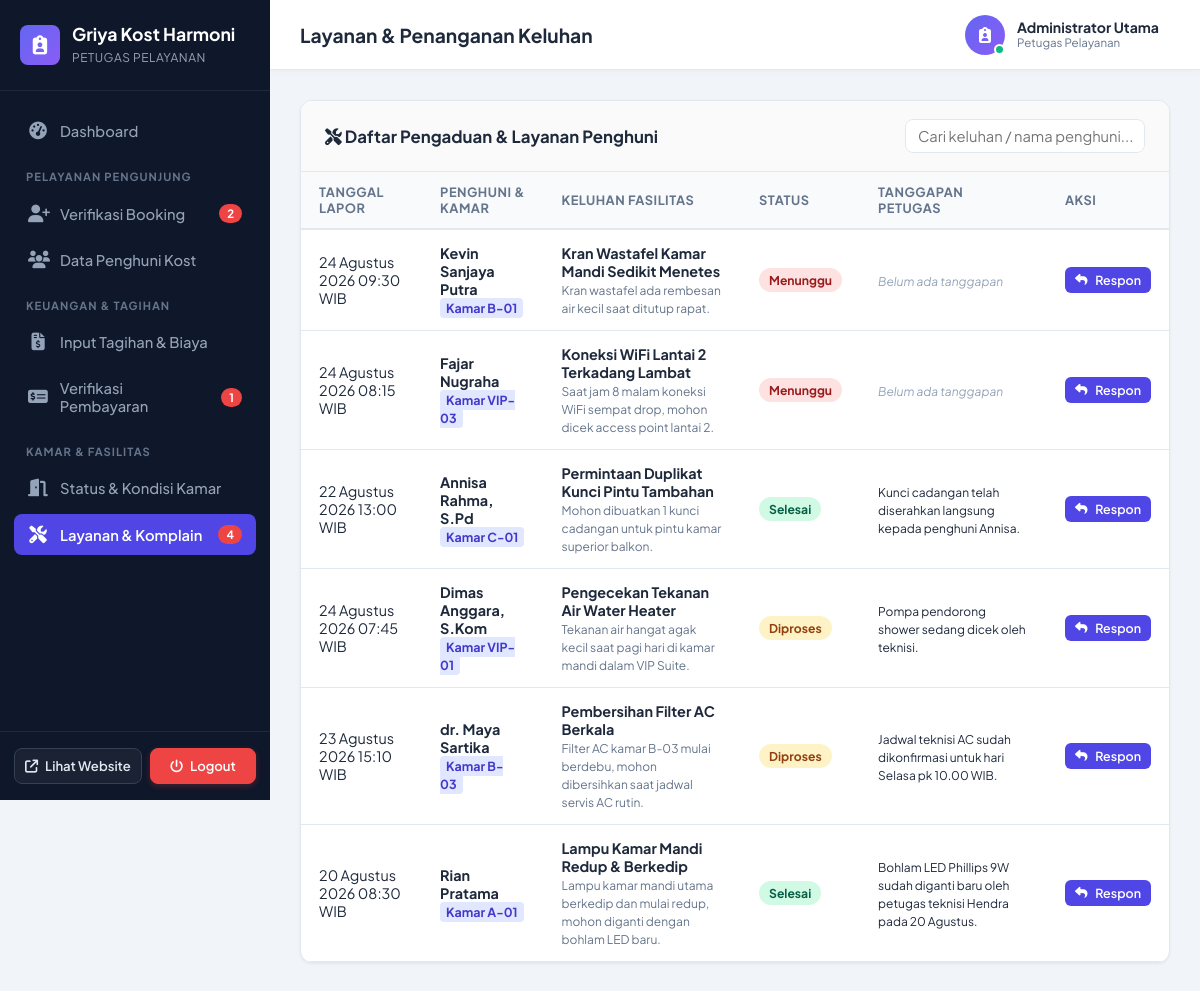
The page /petugas/layanan_komplain.php (signed in) on the database its author committed.
### tables this page shows
CREATE TABLE `tbl_pengaturan` (
  `id` int(11) NOT NULL AUTO_INCREMENT,
  `nama_kost` varchar(100) NOT NULL DEFAULT 'Griya Kost Harmoni',
  `slogan` varchar(255) DEFAULT 'Hunian Modern, Bersih, Nyaman, Aman, dan Strategis',
  `logo` varchar(255) DEFAULT 'logo.png',
  `banner` varchar(255) DEFAULT 'banner.jpg',
  `deskripsi` text DEFAULT NULL,
  `alamat` text DEFAULT NULL,
  `kota` varchar(100) DEFAULT 'Jakarta Selatan',
  `no_telepon` varchar(20) DEFAULT '021-88997766',
  `no_wa` varchar(20) DEFAULT '081234567890',
  `email` varchar(100) DEFAULT 'kontak@griyakostharmoni.com',
  `nama_bank` varchar(50) DEFAULT 'Bank BCA',
  `no_rekening` varchar(50) DEFAULT '8830129841',
  `atas_nama` varchar(100) DEFAULT 'Griya Kost Harmoni',
  `qris_image` varchar(255) DEFAULT NULL,
  `updated_at` timestamp NOT NULL DEFAULT CURRENT_TIMESTAMP ON UPDATE CURRENT_TIMESTAMP,
  PRIMARY KEY (`id`)
);

CREATE TABLE `tbl_users` (
  `id_user` int(11) NOT NULL AUTO_INCREMENT,
  `username` varchar(50) NOT NULL UNIQUE,
  `password` varchar(255) NOT NULL,
  `nama_lengkap` varchar(100) NOT NULL,
  `email` varchar(100) NOT NULL UNIQUE,
  `no_hp` varchar(20) NOT NULL,
  `role` enum('admin','petugas','pengunjung') NOT NULL DEFAULT 'pengunjung',
  `foto` varchar(255) DEFAULT 'default_user.png',
  `alamat_asal` text DEFAULT NULL,
  `pekerjaan` varchar(100) DEFAULT 'Mahasiswa / Karyawan',
  `no_ktp` varchar(30) DEFAULT NULL,
  `status_aktif` enum('aktif','nonaktif') NOT NULL DEFAULT 'aktif',
  `created_at` timestamp NOT NULL DEFAULT CURRENT_TIMESTAMP,
  PRIMARY KEY (`id_user`)
);

CREATE TABLE `tbl_pengaduan_layanan` (
  `id_pengaduan` int(11) NOT NULL AUTO_INCREMENT,
  `id_user` int(11) NOT NULL,
  `id_kamar` int(11) NOT NULL,
  `judul_keluhan` varchar(150) NOT NULL,
  `deskripsi` text NOT NULL,
  `foto_bukti` varchar(255) DEFAULT NULL,
  `status` enum('menunggu','diproses','selesai','ditolak') NOT NULL DEFAULT 'menunggu',
  `respon_petugas` text DEFAULT NULL,
  `tgl_lapor` timestamp NOT NULL DEFAULT CURRENT_TIMESTAMP,
  `tgl_selesai` datetime DEFAULT NULL,
  PRIMARY KEY (`id_pengaduan`),
  KEY `fk_pengaduan_user` (`id_user`),
  KEY `fk_pengaduan_kamar` (`id_kamar`),
  CONSTRAINT `fk_pengaduan_user` FOREIGN KEY (`id_user`) REFERENCES `tbl_users` (`id_user`) ON DELETE CASCADE,
  CONSTRAINT `fk_pengaduan_kamar` FOREIGN KEY (`id_kamar`) REFERENCES `tbl_kamar` (`id_kamar`) ON DELETE CASCADE
);

CREATE TABLE `tbl_kamar` (
  `id_kamar` int(11) NOT NULL AUTO_INCREMENT,
  `id_kategori` int(11) NOT NULL,
  `nomor_kamar` varchar(20) NOT NULL UNIQUE,
  `nama_kamar` varchar(100) NOT NULL,
  `lantai` int(11) NOT NULL DEFAULT 1,
  `ukuran` varchar(20) NOT NULL DEFAULT '3x4 meter',
  `harga_per_bulan` decimal(12,2) NOT NULL,
  `harga_per_tahun` decimal(12,2) DEFAULT NULL,
  `harga_per_hari` decimal(12,2) DEFAULT NULL,
  `status` enum('tersedia','terisi','renovasi') NOT NULL DEFAULT 'tersedia',
  `foto_utama` varchar(255) DEFAULT 'kamar_default.jpg',
  `deskripsi` text DEFAULT NULL,
  `created_at` timestamp NOT NULL DEFAULT CURRENT_TIMESTAMP,
  PRIMARY KEY (`id_kamar`),
  KEY `fk_kamar_kategori` (`id_kategori`),
  CONSTRAINT `fk_kamar_kategori` FOREIGN KEY (`id_kategori`) REFERENCES `tbl_kategori_kamar` (`id_kategori`) ON DELETE CASCADE
);

### config/helper.php (called while the page is built, shortened)
<?php
function tgl_indo($tanggal) {
    $bulan = [
        1 => 'Januari', 'Februari', 'Maret', 'April', 'Mei', 'Juni',
        'Juli', 'Agustus', 'September', 'Oktober', 'November', 'Desember'
    ];
    $split = explode('-', date('Y-m-d', strtotime($tanggal)));
    return $split[2] . ' ' . $bulan[(int)$split[1]] . ' ' . $split[0];
}
function tgl_jam_indo($datetime) {
    return tgl_indo($datetime) . ' ' . date('H:i', strtotime($datetime)) . ' WIB';
}
function get_profil_kost($conn) {
    $q = mysqli_query($conn, "SELECT * FROM tbl_pengaturan WHERE id = 1 LIMIT 1");
    if ($q && mysqli_num_rows($q) > 0) {
        return mysqli_fetch_assoc($q);
    }
    return [
        'nama_kost' => 'Griya Kost Harmoni',
        'slogan' => 'Hunian Nyaman & Strategis',
        'logo' => 'logo_default.png',
        'banner' => 'banner_default.jpg',
        'deskripsi' => 'Kost eksklusif fasilitas lengkap',
        'alamat' => 'Jl. Flamboyan No. 45',
        'kota' => 'Jakarta Selatan',
        'no_telepon' => '021-88997766',
        'no_wa' => '081234567890',
        'email' => 'kontak@griyakost.com',
        'nama_bank' => 'Bank BCA',
        'no_rekening' => '8830129841',
        'atas_nama' => 'Griya Kost Harmoni',
        'qris_image' => null
    ];
}
function get_current_user_data($conn) {
    $id = (int)$_SESSION['user_id'];
    $q = mysqli_query($conn, "SELECT * FROM tbl_users WHERE id_user = $id LIMIT 1");
    return ($q && mysqli_num_rows($q) > 0) ? mysqli_fetch_assoc($q) : null;
}
?>

### petugas/layanan_komplain.php (the view, shortened to what this page needs)
<?php
require_once __DIR__ . '/../koneksi.php';
require_once __DIR__ . '/../config/helper.php';
$komplain_list = mysqli_query($conn, "SELECT p.*, u.nama_lengkap, u.no_hp, k.nomor_kamar, k.nama_kamar
                                      FROM tbl_pengaduan_layanan p
                                      JOIN tbl_users u ON p.id_user = u.id_user
                                      JOIN tbl_kamar k ON p.id_kamar = k.id_kamar
                                      ORDER BY (p.status = 'menunggu') DESC, p.id_pengaduan DESC");
$page_title = "Layanan & Penanganan Keluhan";
require_once __DIR__ . '/header.php';
?>
<div class="card">
    <div class="card-header" style="display: flex; justify-content: space-between; align-items: center; flex-wrap: wrap; gap: 12px;">
        <h3 class="card-title"><i class="fa-solid fa-screwdriver-wrench"></i> Daftar Pengaduan & Layanan Penghuni</h3>
        <input type="text" class="form-control table-search" data-target-table="komplainTable" placeholder="Cari keluhan / nama penghuni..." style="width: 240px; padding: 7px 12px;">
    </div>
    <div class="card-body" style="padding: 0;">
        <div class="table-responsive">
            <table class="data-table" id="komplainTable">
                <thead>
                    <tr>
                        <th>Tanggal Lapor</th>
                        <th>Penghuni & Kamar</th>
                        <th>Keluhan Fasilitas</th>
                        <th>Status</th>
                        <th>Tanggapan Petugas</th>
                        <th>Aksi</th>
                    </tr>
                </thead>
                <tbody>
                    <?php if ($komplain_list && mysqli_num_rows($komplain_list) > 0): ?>
                        <?php while ($k = mysqli_fetch_assoc($komplain_list)):
                            $badge = [
                                'menunggu' => 'badge-danger',
                                'diproses' => 'badge-warning',
                                'selesai' => 'badge-success',
                                'ditolak' => 'badge-secondary'
                            ][$k['status']] ?? 'badge-secondary';
                        ?>
                            <tr>
                                <td><?= tgl_jam_indo($k['tgl_lapor']) ?></td>
                                <td>
                                    <b><?= htmlspecialchars($k['nama_lengkap']) ?></b><br>
                                    <span style="font-size: 0.78rem; background: #e0e7ff; color: #4338ca; padding: 2px 6px; border-radius: 4px; font-weight: 700;">
                                        Kamar <?= htmlspecialchars($k['nomor_kamar']) ?>
                                    </span>
                                </td>
                                <td>
                                    <b style="color: var(--adm-text);"><?= htmlspecialchars($k['judul_keluhan']) ?></b><br>
                                    <small style="color: var(--adm-muted);"><?= nl2br(htmlspecialchars($k['deskripsi'])) ?></small>
                                </td>
                                <td><span class="badge <?= $badge ?>"><?= ucfirst($k['status']) ?></span></td>
                                <td>
                                    <small><?= !empty($k['respon_petugas']) ? htmlspecialchars($k['respon_petugas']) : '<i style="color:#94a3b8;">Belum ada tanggapan</i>' ?></small>
                                </td>
                                <td>
                                    <button type="button" class="btn btn-primary btn-sm" onclick='modalRespon(<?= json_encode($k, JSON_HEX_TAG | JSON_HEX_APOS | JSON_HEX_QUOT | JSON_HEX_AMP) ?>)'>
                                        <i class="fa-solid fa-reply"></i> Respon
                                    </button>
                                </td>
                            </tr>
                        <?php endwhile; ?>
                    <?php else: ?>
                        <tr><td colspan="6" style="text-align: center; color: var(--adm-muted); padding: 24px;">Tidak ada laporan pengaduan fasilitas.</td></tr>
                    <?php endif; ?>
                </tbody>
            </table>
        </div>
    </div>
</div>
<?php require_once __DIR__ . '/footer.php'; ?>

### petugas/header.php (shortened to what this page needs)
<?php
require_once __DIR__ . '/../koneksi.php';
require_once __DIR__ . '/../config/helper.php';
$profil = get_profil_kost($conn);
$curr_user = get_current_user_data($conn);
$q_b_count = mysqli_query($conn, "SELECT COUNT(*) as tot FROM tbl_booking WHERE status_booking = 'pending'");
$pending_booking = mysqli_fetch_assoc($q_b_count)['tot'] ?? 0;
$q_t_count = mysqli_query($conn, "SELECT COUNT(*) as tot FROM tbl_tagihan_pembayaran WHERE status_pembayaran = 'menunggu_verifikasi'");
$pending_bayar = mysqli_fetch_assoc($q_t_count)['tot'] ?? 0;
$q_k_count = mysqli_query($conn, "SELECT COUNT(*) as tot FROM tbl_pengaduan_layanan WHERE status IN ('menunggu', 'diproses')");
$pending_komplain = mysqli_fetch_assoc($q_k_count)['tot'] ?? 0;
$current_page = basename($_SERVER['PHP_SELF']);
?>
<!DOCTYPE html>
<html lang="id">
<head>
    <link rel="stylesheet" href="../assets/css/admin.css?v=<?= time() ?>">
    <link rel="stylesheet" href="https://cdnjs.cloudflare.com/ajax/libs/font-awesome/6.4.0/css/all.min.css">
</head>
<body>
<div class="admin-layout">
    <aside class="sidebar">
        <div class="sidebar-header">
            <div class="sidebar-logo-icon" style="background: linear-gradient(135deg, #6366f1, #8b5cf6);">
                <i class="fa-solid fa-clipboard-user"></i>
            </div>
            <div>
                <h2 class="sidebar-title"><?= htmlspecialchars($profil['nama_kost']) ?></h2>
                <span class="sidebar-subtitle">Petugas Pelayanan</span>
            </div>
        </div>
        <ul class="sidebar-menu">
            <li class="sidebar-item <?= $current_page == 'index.php' ? 'active' : '' ?>">
                <a href="index.php"><i class="fa-solid fa-gauge-high"></i> Dashboard</a>
            </li>
            <li class="menu-category">Pelayanan Pengunjung</li>
            <li class="sidebar-item <?= $current_page == 'booking_verifikasi.php' ? 'active' : '' ?>">
                <a href="booking_verifikasi.php">
                    <i class="fa-solid fa-user-plus"></i> Verifikasi Booking
                    <?php if ($pending_booking > 0): ?>
                        <span class="sidebar-badge"><?= $pending_booking ?></span>
                    <?php endif; ?>
                </a>
            </li>
            <li class="sidebar-item <?= $current_page == 'penghuni.php' ? 'active' : '' ?>">
                <a href="penghuni.php"><i class="fa-solid fa-users"></i> Data Penghuni Kost</a>
            </li>
            <li class="menu-category">Keuangan & Tagihan</li>
            <li class="sidebar-item <?= $current_page == 'tagihan_input.php' ? 'active' : '' ?>">
                <a href="tagihan_input.php"><i class="fa-solid fa-file-invoice-dollar"></i> Input Tagihan & Biaya</a>
            </li>
            <li class="sidebar-item <?= $current_page == 'tagihan_list.php' ? 'active' : '' ?>">
                <a href="tagihan_list.php">
                    <i class="fa-solid fa-money-check-dollar"></i> Verifikasi Pembayaran
                    <?php if ($pending_bayar > 0): ?>
                        <span class="sidebar-badge"><?= $pending_bayar ?></span>
                    <?php endif; ?>
                </a>
            </li>
            <li class="menu-category">Kamar & Fasilitas</li>
            <li class="sidebar-item <?= $current_page == 'kamar_status.php' ? 'active' : '' ?>">
                <a href="kamar_status.php"><i class="fa-solid fa-door-open"></i> Status & Kondisi Kamar</a>
            </li>
            <li class="sidebar-item <?= $current_page == 'layanan_komplain.php' ? 'active' : '' ?>">
                <a href="layanan_komplain.php">
                    <i class="fa-solid fa-screwdriver-wrench"></i> Layanan & Komplain
                    <?php if ($pending_komplain > 0): ?>
                        <span class="sidebar-badge"><?= $pending_komplain ?></span>
                    <?php endif; ?>
                </a>
            </li>
        </ul>
        <div class="sidebar-footer" style="padding: 16px 14px; border-top: 1px solid #1e293b; display: flex; align-items: center; gap: 8px;">
            <a href="../index.php" target="_blank" class="btn btn-sidebar-web" style="flex: 1; display: inline-flex; align-items: center; justify-content: center; gap: 7px; padding: 9px 10px; font-size: 0.82rem; font-weight: 600; text-decoration: none; border-radius: 8px; background: rgba(255, 255, 255, 0.05); color: #e2e8f0; border: 1px solid #334155;" title="Buka Halaman Depan Website">
                <i class="fa-solid fa-arrow-up-right-from-square"></i> Lihat Website
            </a>
            <a href="../logout.php" class="btn btn-sidebar-logout" style="flex: 1; display: inline-flex; align-items: center; justify-content: center; gap: 7px; padding: 9px 10px; font-size: 0.82rem; font-weight: 600; text-decoration: none; border-radius: 8px; background: #ef4444; color: #ffffff; border: 1px solid #ef4444;" title="Keluar dari Panel Petugas">
                <i class="fa-solid fa-power-off"></i> Logout
            </a>
        </div>
    </aside>
    <div class="main-wrapper">
        <header class="topbar">
            <div class="topbar-left">
                <div class="topbar-title">
                    <span><?= isset($page_title) ? $page_title : 'Dashboard Petugas' ?></span>
                </div>
            </div>
            <div class="topbar-right">
                <div class="user-profile-btn" style="cursor: default;">
                    <div class="user-avatar" style="background: linear-gradient(135deg, #6366f1, #8b5cf6); color: #ffffff;">
                        <i class="fa-solid fa-clipboard-user"></i>
                        <span class="status-pulse-dot"></span>
                    </div>
                    <div class="user-info">
                        <span class="user-name"><?= htmlspecialchars($curr_user['nama_lengkap'] ?? 'Petugas') ?></span>
                        <span class="user-role-badge">Petugas Pelayanan</span>
                    </div>
                </div>
            </div>
        </header>
        <main class="page-content">

### rows shown on the page
tbl_pengaturan: nama_kost "Griya Kost Harmoni"
tbl_users: nama_lengkap "Administrator Utama"
tbl_pengaduan_layanan: tgl_lapor "24 Agustus 2026 09:30 WIB", id_user.nama_lengkap "Kevin Sanjaya Putra", id_kamar.nomor_kamar "B-01", judul_keluhan "Kran Wastafel Kamar Mandi Sedikit Menetes", deskripsi "Kran wastafel ada rembesan air kecil saat ditutup rapat.", status "Menunggu", shows "Belum ada tanggapan"
tbl_pengaduan_layanan: tgl_lapor "24 Agustus 2026 08:15 WIB", id_user.nama_lengkap "Fajar Nugraha", id_kamar.nomor_kamar "VIP-03", judul_keluhan "Koneksi WiFi Lantai 2 Terkadang Lambat", deskripsi "Saat jam 8 malam koneksi WiFi sempat drop, mohon dicek access point lantai 2.", status "Menunggu", shows "Belum ada tanggapan"
tbl_pengaduan_layanan: tgl_lapor "22 Agustus 2026 13:00 WIB", id_user.nama_lengkap "Annisa Rahma, S.Pd", id_kamar.nomor_kamar "C-01", judul_keluhan "Permintaan Duplikat Kunci Pintu Tambahan", deskripsi "Mohon dibuatkan 1 kunci cadangan untuk pintu kamar superior balkon.", status "Selesai", respon_petugas "Kunci cadangan telah diserahkan langsung kepada penghuni Annisa."
tbl_pengaduan_layanan: tgl_lapor "24 Agustus 2026 07:45 WIB", id_user.nama_lengkap "Dimas Anggara, S.Kom", id_kamar.nomor_kamar "VIP-01", judul_keluhan "Pengecekan Tekanan Air Water Heater", deskripsi "Tekanan air hangat agak kecil saat pagi hari di kamar mandi dalam VIP Suite.", status "Diproses", respon_petugas "Pompa pendorong shower sedang dicek oleh teknisi."
tbl_pengaduan_layanan: tgl_lapor "23 Agustus 2026 15:10 WIB", id_user.nama_lengkap "dr. Maya Sartika", id_kamar.nomor_kamar "B-03", judul_keluhan "Pembersihan Filter AC Berkala", deskripsi "Filter AC kamar B-03 mulai berdebu, mohon dibersihkan saat jadwal servis AC rutin.", status "Diproses", respon_petugas "Jadwal teknisi AC sudah dikonfirmasi untuk hari Selasa pk 10.00 WIB."
tbl_pengaduan_layanan: tgl_lapor "20 Agustus 2026 08:30 WIB", id_user.nama_lengkap "Rian Pratama", id_kamar.nomor_kamar "A-01", judul_keluhan "Lampu Kamar Mandi Redup & Berkedip", deskripsi "Lampu kamar mandi utama berkedip dan mulai redup, mohon diganti dengan bohlam LED baru.", status "Selesai", respon_petugas "Bohlam LED Phillips 9W sudah diganti baru oleh petugas teknisi Hendra pada 20 Agustus."

### other values the page prints
$pending_booking "2"
$pending_bayar "1"
$pending_komplain "4"
$page_title "Layanan & Penanganan Keluhan"
